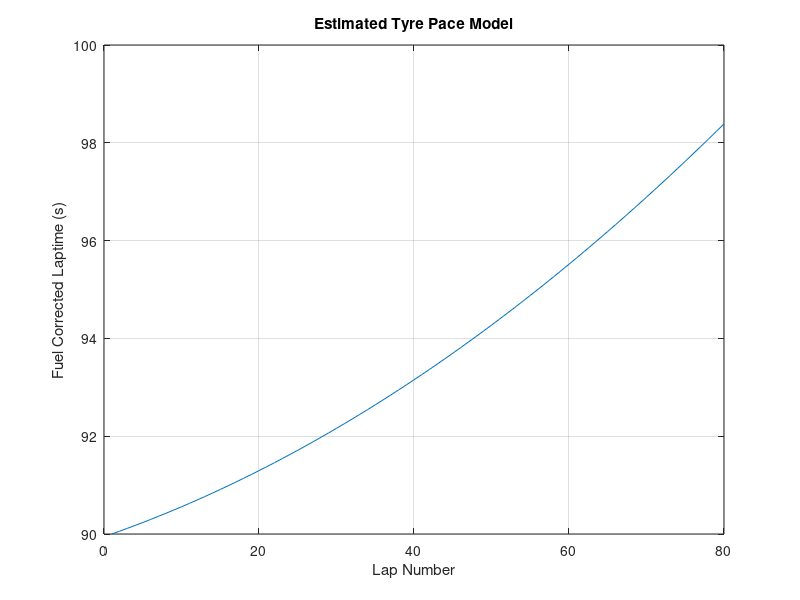
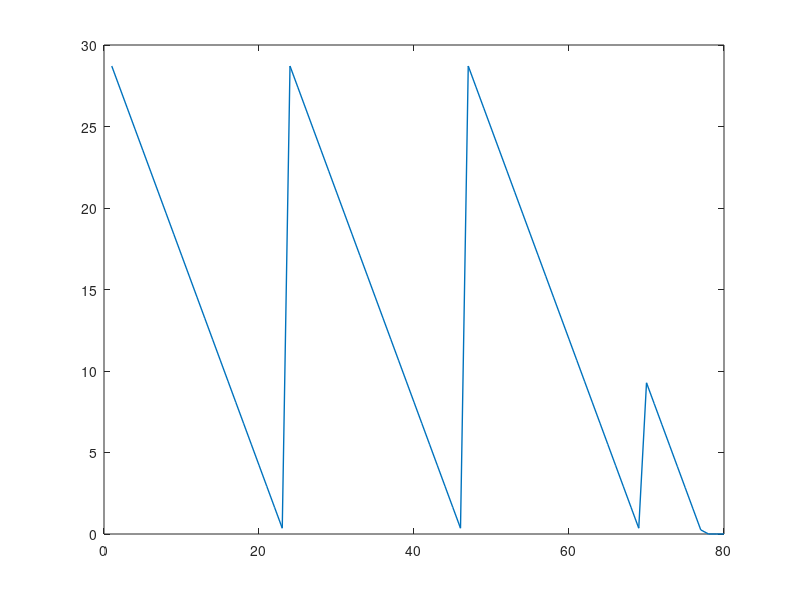

Source code (MATLAB) for these figures, in order: (Note: this script raises an error after producing the figures.)
%% Race Strategy Modelling for Mini-Endurance Races (2-3 Hours)

totalLapNumber = 80; % laps estimated for Anglesey Endurance round (2hours)
lapNumber = 1:totalLapNumber;

%% Refuelling Stops Required

fuelTankVolume = 30; % L fuel tank size
fuelDensity = 0.75; % kg/l
fuelTankMass_kg = fuelTankVolume .* fuelDensity;  % kg
engineConsumption = 29; % kg/h

raceDuration = 2; % hours
raceDuration_sec = raceDuration*60*60; % seconds

totalFuelRequired_kg = engineConsumption * raceDuration; % kg
totalFuelRequired_l = totalFuelRequired_kg / fuelDensity; % litres

estimatedRefuelsRequired = totalFuelRequired_l / fuelTankVolume;

%% Fuel-Burn Laptime Correction

initialLaptime = 90;   %seconds

timePerKg = 0.035;   % seconds of laptime gain per kg fuel used
fuelBurnPerLap_kg = (totalFuelRequired_l / raceDuration_sec) .* initialLaptime; % kg/lap Fuel burn per lap approximation
fuelBurnPerLap_l = fuelBurnPerLap_kg / fuelDensity; % litres

fuelCorrectionFactor = fuelBurnPerLap_kg .* timePerKg;  % seconds/lap

fuelLapCorrections = fuelCorrectionFactor .* (lapNumber-1);

fullTankBurnTime_sec = (fuelTankVolume / (engineConsumption/fuelDensity))*(60*60); % seconds to burn full tank of fuel

%% Tyre Wear Forecast

tyreWearFactor = linspace(0.09,0.14,totalLapNumber);  %seconds

tyreAge = 1:totalLapNumber; %laps

%% Laptime Forecast

tyreDegModelLaptime = initialLaptime + (tyreWearFactor .* (tyreAge-1)) - fuelLapCorrections(lapNumber);

%% Pitstop Duration

refuelRate = 3; %L/s
fullTankFillTime = fuelTankVolume/refuelRate; %time for full refuel while stationary from empty

tyreChangeTime = 40; %s time cost while stationary changing tyres

pitLaneTime = 15; %s time cost in driving through pits

%% Plot Laptime Progression due to Tyre Wear and Fuel Burn

% Visualising the laptime dropoff under the assumption of no pitstops,
% refuelling or tyre changes.

plot(lapNumber,tyreDegModelLaptime)
xlabel("Lap Number")
ylabel("Fuel Corrected Laptime (s)")
xlim([0 totalLapNumber])
% ylim([initialLaptime max(predictedLaptime)])
title("Estimated Tyre Pace Model")
grid on

%% Monitor Fuel Remaining in Tank

% fuelRemaining_l = fuelTankVolume - (fuelBurnPerLap_kg / fuelDensity) .* lapNumber;

% If fuel remaining in tank < fuel required to complete a lap: pitstop
% (refuelling)
% If pitstop (refuelling only), then laptime for that lap is + refuel time and pitlane time.
% If pitstop (refuelling+tyres), then laptime for that lap is + tyre change time and pitlane time.

lapTime = zeros(1,totalLapNumber);

fuelRemaining_l = zeros(1,totalLapNumber);
numberOfPitstops = 0;
finalRefuel = 0;

for i = 1:totalLapNumber
    if i == 1
        fuelRemaining_l(i) = fuelTankVolume - fuelBurnPerLap_l;
    elseif i~=1 && fuelRemaining_l(i-1) >= fuelBurnPerLap_l
        fuelRemaining_l(i) = fuelRemaining_l(i-1) - fuelBurnPerLap_l;
    end
    lapTime(i) = lapTime (i) + initialLaptime + (tyreWearFactor(i) .* (tyreAge(i)-1)) - ((fuelTankVolume - fuelRemaining_l(i)) .* fuelDensity .* timePerKg);
    raceTimeRemaining = raceDuration_sec - cumsum(lapTime);
    if fuelRemaining_l(i) < fuelBurnPerLap_l
        if (raceTimeRemaining(i) >= fullTankBurnTime_sec) & (i ~= totalLapNumber)
            numberOfPitstops = numberOfPitstops + 1;
            fuelRemaining_l(i+1) = fuelTankVolume - fuelBurnPerLap_l;
            lapTime(i+1) = pitLaneTime + (fuelTankVolume-fuelRemaining_l(i))/refuelRate;
        elseif (raceTimeRemaining(i) < fullTankBurnTime_sec) & (finalRefuel ~= 1)
            % Only fill to required amount to finish the race
            finalRefuel = 1;
            numberOfPitstops = numberOfPitstops + 1;
            finalStintFuelVolume = ((engineConsumption/fuelDensity)/(60*60)) .* raceTimeRemaining(i-3);
            fuelRemaining_l(i+1) = finalStintFuelVolume - fuelBurnPerLap_l;
            lapTime(i+1) = pitLaneTime + (finalStintFuelVolume-fuelRemaining_l(i))/refuelRate;
        end
    end
end

% Consider only refuelling for the final time the right amount to finish
% the race, given the known engine consumption, and time remaining in the
% event.

% Time remaining = race duration - cumulative sum of laptimes
% Fuel required to complete final stint = (consumption (kg/h) / density
% (kg/l)) * time remaining

% if lapTime(i) > raceTimeRemaining(i-1) then final lap is i

%% Sum Laptimes to Find Actual Laps Completed in Race Duration

cumulativeRaceTime = cumsum(lapTime);
lapsComplete = 0;

for i = 1:length(cumulativeRaceTime)
    if lapsComplete == 0
        if cumulativeRaceTime(i) > raceDuration_sec
            lapsComplete = i;
        end
    end
end

%% Plot Fuel Level

figure(2)
plot(lapNumber, fuelRemaining_l,"LineWidth",1)
hold on
xline(lapsComplete,"LineWidth",1)
xlabel('Lap Number')
ylabel('Fuel Remaining in Tank (Litres)')
xlim([1,totalLapNumber])
title('Full Race Distance Fuel Quantity')
grid on
hold off

%% Plot Laptimes

figure(3)
plot(lapNumber, lapTime,"LineWidth",1)
hold on
xline(lapsComplete,"LineWidth",1)
xlabel('Lap Number')
ylabel('Laptimes (s)')
xlim([1,totalLapNumber])
xticks(0:5:105)
%yticks(105:2.5:120)
title('Full Race Laptimes')
grid on
hold off

%% Gapper Plot with Calcs to Reference Average Laptime

lapTimesCompleted = lapTime(1:lapsComplete);
isoAvgLapTime = cumulativeRaceTime(lapsComplete)/lapsComplete;

isoPace = cumsum(ones(1, length(lapTimesCompleted)) .* isoAvgLapTime);
isoPaceDelta = cumulativeRaceTime(1:lapsComplete) - isoPace;

figure(4)
plot(1:lapsComplete,isoPaceDelta,"LineWidth",1)
title('Endurance Race Laptime Delta to Reference Average Laptime')
xlabel('Lap Number')
ylabel('Delta to Average (s)')
grid on
xlim([1,lapsComplete])
